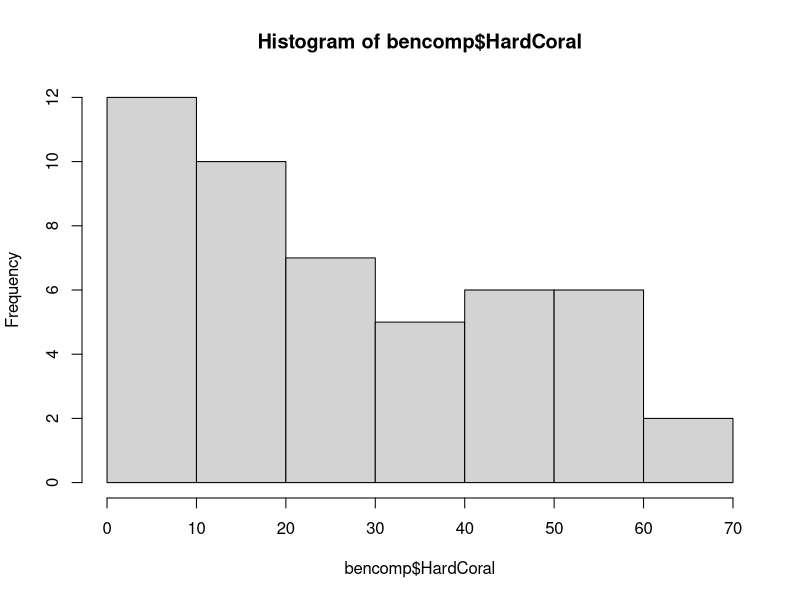
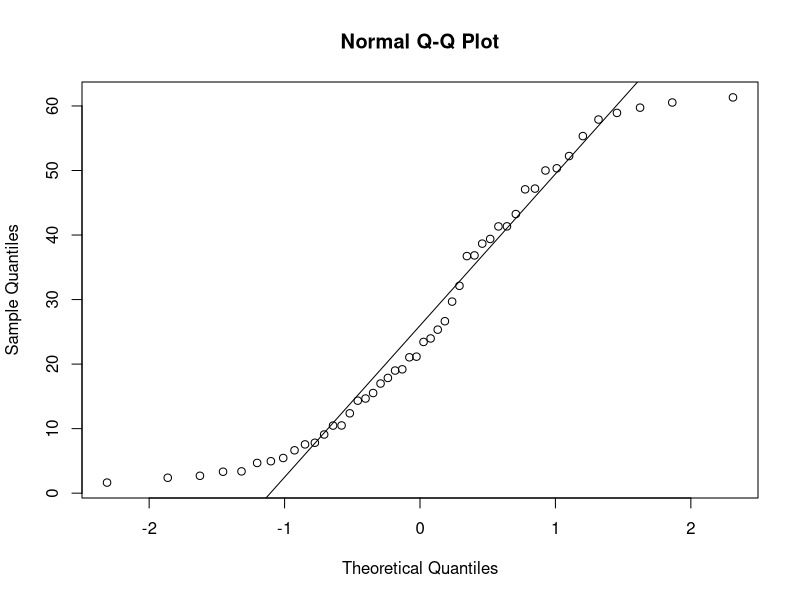
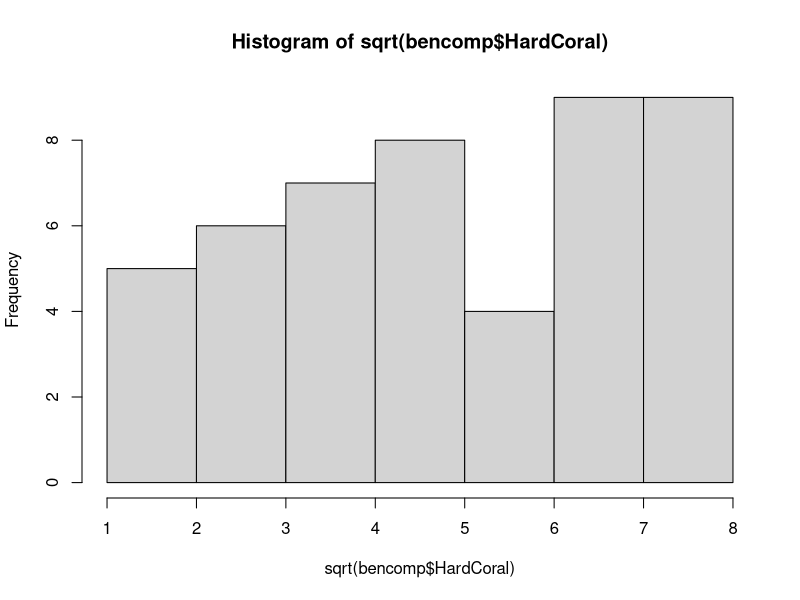
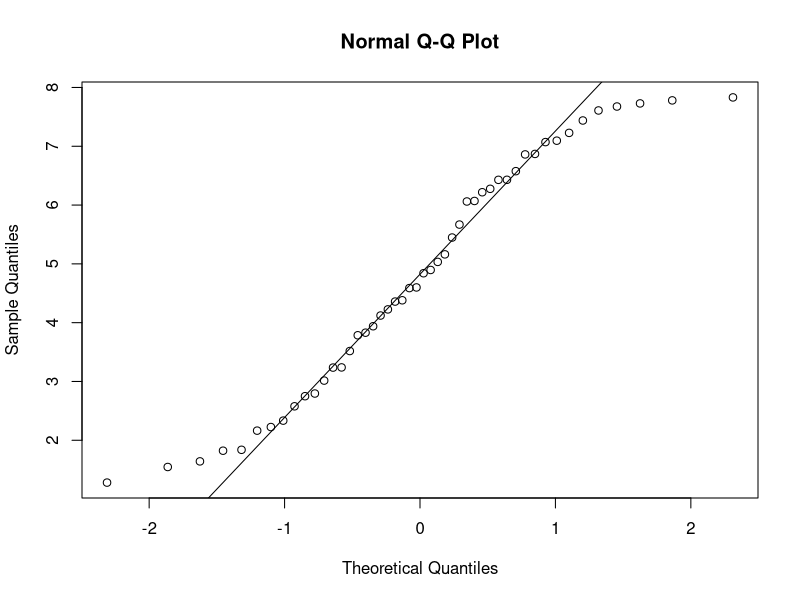
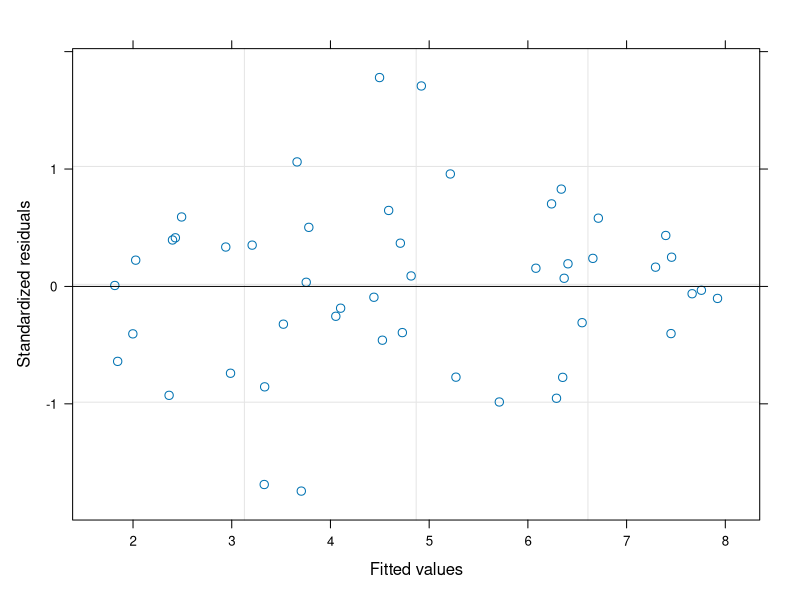
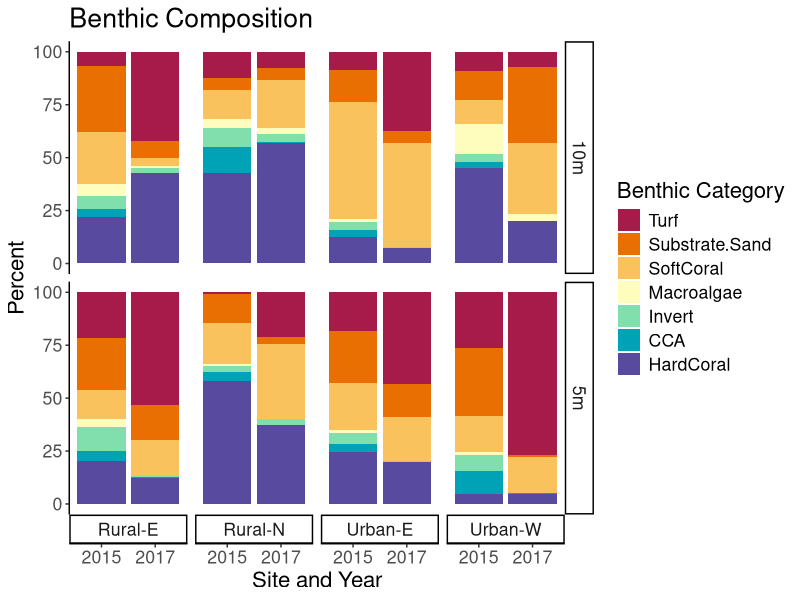
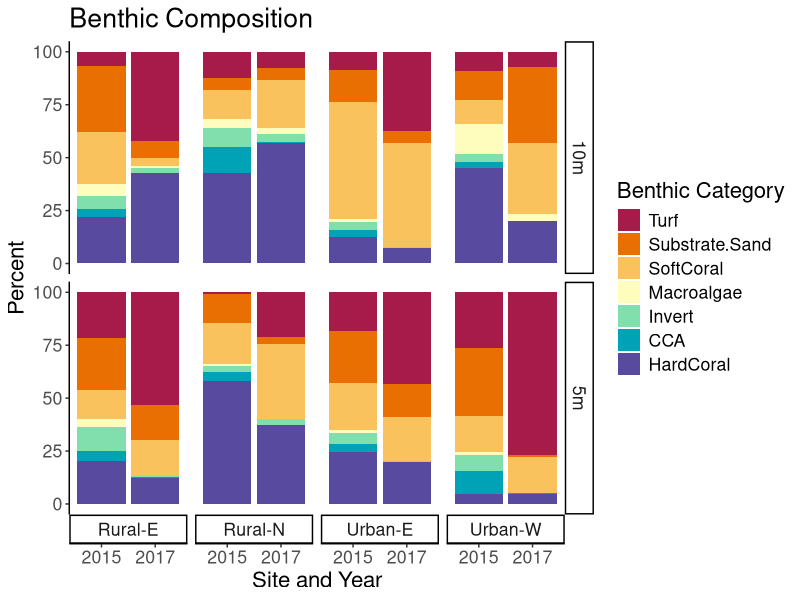

These figures' R source, in order:
## ---- chunk 1
knitr::opts_chunk$set(echo = TRUE)
## ---- chunk 2
library(here)
bencomp <- read.csv(here::here('data/bencomp-transect-20152017.csv'))

# change variables to factors
bencomp$Year <- as.factor(bencomp$Year)
bencomp$Site2 <- as.factor(bencomp$Site2)
bencomp$Depth <- as.factor(bencomp$Depth)
head(bencomp)
## ---- chunk 3
hist(bencomp$HardCoral)
qqnorm(bencomp$HardCoral)
qqline(bencomp$HardCoral)
library(car)
leveneTest(HardCoral ~ Year * Site2 * Depth, 
           data = bencomp)

hist(sqrt(bencomp$HardCoral))
qqnorm(sqrt(bencomp$HardCoral))
qqline(sqrt(bencomp$HardCoral))
leveneTest(sqrt(HardCoral) ~ Year * Site2 * Depth, 
           data = bencomp)
## ---- chunk 4
library(nlme)
cor.lme <- lme(sqrt(HardCoral) ~ Site2 * Depth * Year, 
               random = ~1|num_id, 
               data = bencomp, na.action = na.exclude)
cor.lme
summary(cor.lme)
plot(cor.lme)
Anova(cor.lme) # car package

library(emmeans)
tuk.cor <- emmeans(cor.lme, list(pairwise ~ Site2:Depth:Year), adjust = "tukey")

pair.cor <- as.data.frame(tuk.cor$`pairwise differences of Site2, Depth, Year`)

sig.pair.cor <- pair.cor[which(pair.cor$p.value < 0.05),]
sig.pair.cor
## ---- chunk 5
## summarized by coral site depth year
library(tidyr)
library(dplyr)
coral.ave <- bencomp %>% 
   group_by(Site2, Depth, Year) %>% 
   dplyr::summarize(corave = mean(HardCoral),
                    corSE = sd(HardCoral)/sqrt(n()))
#    
# library(ggpubr) 
# ggboxplot(
#   ACRtab, x = "Site", y = "tottab", facet.by = 'Depth',
#   color = "Year", palette = "jco"
#   )

# site and depth average across years
bencomp %>% 
   group_by(Site2, Depth) %>% 
   dplyr::summarize(corave = mean(HardCoral),
                    corSE = sd(HardCoral)/sqrt(n()))
## ---- chunk 6
library(dplyr)
bencomp_long <- bencomp %>% 
   pivot_longer(CCA:Turf, names_to = 'Major.Category', values_to = 'Percent') %>% 
   group_by(Year, Site2, Depth, Major.Category) %>% 
   dplyr::summarize(ave = mean(Percent))
## ---- chunk 7
bencomp_long$Major.Category <- as.factor(bencomp_long$Major.Category)
levels(bencomp_long$Major.Category)

bencomp_long$Major.Category <- relevel(bencomp_long$Major.Category, ref = "HardCoral")

bencomp$Depth <- relevel(bencomp$Depth, ref = "5m")
head(bencomp_long)

library(ggplot2)
library(colorspace)
ggplot(bencomp_long, 
       aes(x=Year,y = ave, fill= factor(Major.Category,
                                        levels = c("Turf","Substrate.Sand", "SoftCoral","Macroalgae", "Invert", "CCA", "HardCoral")))) + 
   geom_bar( position="stack", stat="identity") +   facet_grid(Depth~Site2,switch = "x") +
   labs(title = "Benthic Composition", x = "Site and Year", y = "Percent") +
   theme_classic() +
   #theme(plot.title = element_text("sans", "bold",color = "black", 25)) +
   theme(panel.border = element_blank(), 
         panel.grid.major = element_blank(),
         panel.grid.minor = element_blank(),
         panel.background = element_blank(),
         text = element_text(size = 16)) +
   scale_fill_discrete(name="Benthic Category") +
   scale_fill_discrete_divergingx("Spectral", name = "Benthic Category")

ggsave(here::here('figures/TL2015-2017_bencomp_bargraph.pdf'),
       height = 4, width = 7)
